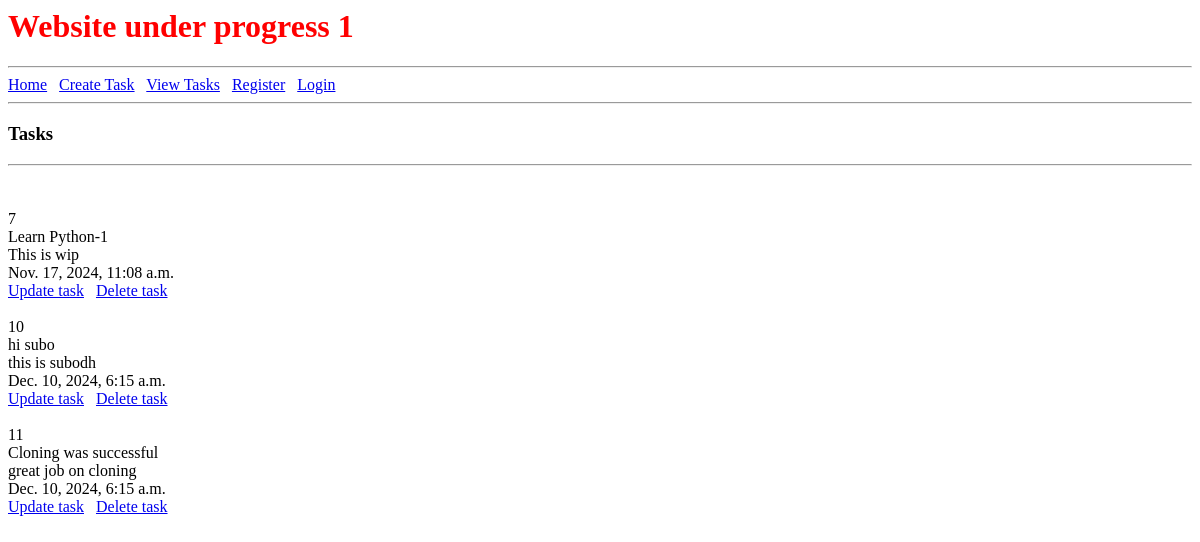
/view-tasks, run on an earlier commit of the app's database.
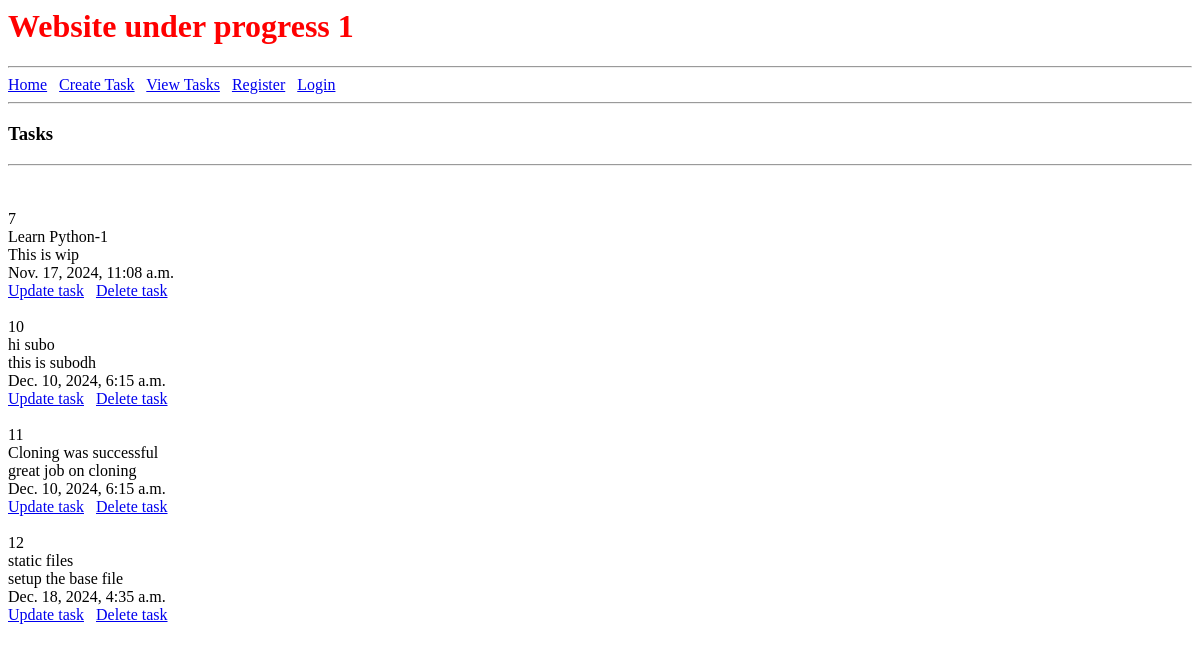
And on a later commit of the database.
### crm/models.py (models this page shows)
class task (models.Model):
    title = models.CharField(max_length=50)
    description = models.TextField(max_length=1000)
    created = models.DateTimeField(auto_now_add=True)

### crm/views.py (the view)
def tasks(request):
    queryDataAll = task.objects.all()
    context_2 = {'AllTasks': queryDataAll}
    return render(request, 'crm/view-tasks.html', context_2)

### crm/templates/crm/view-tasks.html (shortened to what this page needs)
{% extends 'crm/base.html' %}
{% block content %}
    <h3>Tasks</h3>
    <hr>
     <br>
    {% for i in AllTasks %}
        <br>
        {{i.id}}
        <br>
        {{i.title}}
        <br>
        {{i.description}}
        <br>
        {{i.created}}
        <br>
        <a href ="{% url 'update-task' i.id %}"> Update task</a>
        <a href ="{% url 'delete-task' i.id %}"> Delete task</a>
        <br>
    {% endfor %}
{% endblock %}

What changed in the data, as far as the page shows it:
added task: id "12", title "static files", description "setup the base file", created "Dec. 18, 2024, 4:35 a.m."
